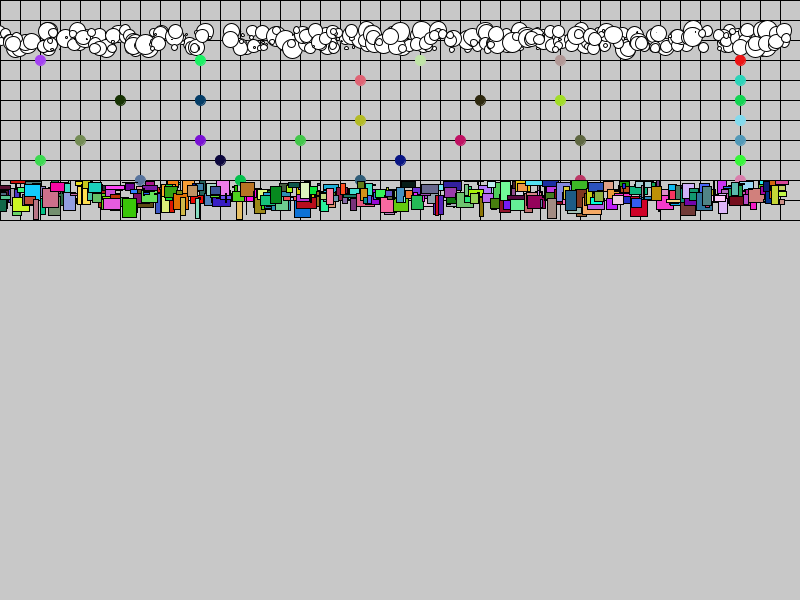
Frame 1 (no input)
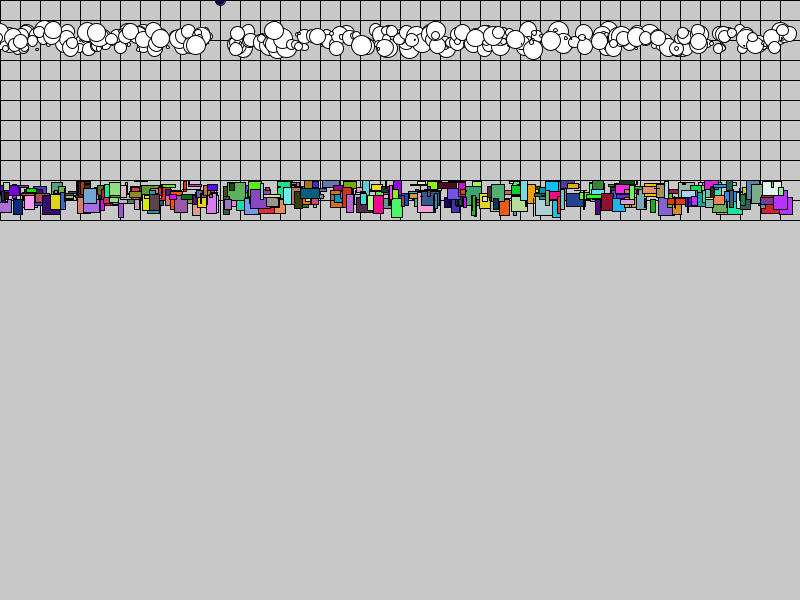
Frame 60 (the mouse pressed at the canvas centre just before this capture)
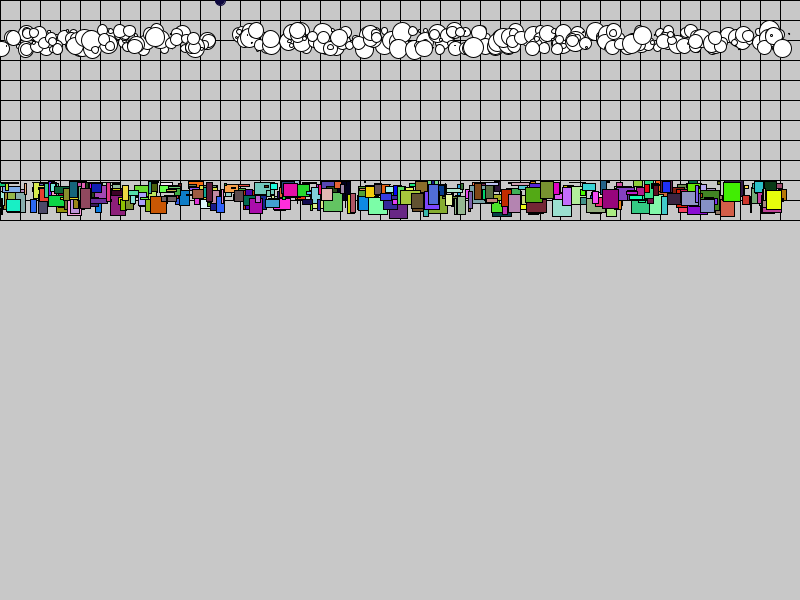
Frame 120 (the mouse held since frame 60 and released just before this capture)

The Processing sketch that drew these frames (run headless with seeded random() and noise(); from frame 60 on, the mouse is pressed at the canvas centre):

// Processing sketch: mapa_roboty_przeszkody_v_3_1
// ── mapa_roboty_przeszkody_v_3_1.pde
import java.util.*; //<>//

/**********************//**********************/

// klasa elementow umieszczanych na mapie
abstract class Element {
  
  char typ;
  float rozmiarKlatkiMapy;
  
  Element(char typ, float rozmiarKlatkiMapy) {
    this.typ = typ;
    this.rozmiarKlatkiMapy = rozmiarKlatkiMapy;
  }
  
  abstract void rysuj(float skala);
  
  void resetStroke() {
     stroke(0, 0, 0); 
  }
  
  void resetFill() {
     fill(255,255,255); 
  }
  
}

/**********************//**********************/

// klasa efektow umieszczanych na mapie
class Efekt extends Element {
    
  Efekt(char typ, float rozmiarKlatkiMapy) {
    super(typ, rozmiarKlatkiMapy);
  }
  
  void rysuj(float skala) {
    switch(typ) {
      
       case '.' : {
           
       }
       break;
       
       // proponowany efekt zderzenia, dymu
       case '4' : {
         fill(120, 120, 120);
         for(int yl = 1; yl < 10; ++yl) {
           for(int i = 1; i < 10; ++i) {
             float xt = random(-1, 1) * super.rozmiarKlatkiMapy * skala / 2 * yl / 10;
             float yt = - yl * super.rozmiarKlatkiMapy * skala / 10 + super.rozmiarKlatkiMapy / 3;
              translate(xt, yt);
              circle(0, 0, super.rozmiarKlatkiMapy * skala * random(-1, 1) * yl / 20 );
              translate(-xt, -yt);
           }
         }
       }
       break;
       
       // proponowany efekt niszczacej pulapki
       case '5' : {
         for(int i = 0; i < 10; ++i) {
           float xt = random(-1, 1) * super.rozmiarKlatkiMapy * skala / 2;
           float yt = random(-1, 1) * super.rozmiarKlatkiMapy * skala / 2;
           translate(xt, yt);
           circle( 0, 0, super.rozmiarKlatkiMapy*skala*random(-1, 1) );
           translate(-xt, -yt);  
       }
       }
       break;
       
       // proponowany efekt teleportacji
       case '6' : {
         for(int i = 0; i < 10; ++i) {
           fill(random(0, 255), random(0, 255), random(0, 255));
           float xt = random(-1, 0) * super.rozmiarKlatkiMapy * skala;
           float yt = random(-1, 0) * super.rozmiarKlatkiMapy * skala;
           translate(xt, yt);
           rect( 0, 0, rozmiarKlatkiMapy*skala*random(0, 1), rozmiarKlatkiMapy*skala*random(0, 1) );
           translate(-xt, -yt);
         }
       }
       break;
       
       // proponowany efekt ladowania
       case '7' : {
         for(int i = 0; i < 10; ++i) {
           line( rozmiarKlatkiMapy*skala*random(-1, 1), rozmiarKlatkiMapy*skala*random(-1, 1), rozmiarKlatkiMapy*skala*random(-1, 1), rozmiarKlatkiMapy*skala*random(-1, 1) );
         }
       }
       break;
       
    }
    
    this.resetFill();
    
  }

}

/**********************//**********************/

class Mapa {

  // mapa utworzona przez uzytkownika w formie napisow list
  String[] listaPol;

  // na razie program dziala tylko z prostokatnym planem mapy
  int szerokosc;
  int wysokosc;
  
  int rozmiarKlatkiMapy;

  // glownym skladnikiem mapy jest pole elementow
  // wewnetrzna mapa obiektowa, w Javie nie ma tupli, nalezaloby napisac wlasna generyczna strukture danych: n.p. Pola<Integer, Integer, List<Element>>
  Map<Integer, Map<Integer, List<Element>>> polaElementow;

  // pomocnicza lista robotow na mapie obiektowej, udostepniona uzytkownikowi, zawiera rowniez roboty usuniete z mapy n.p. po zderzeniach
  List<Robot> roboty = new LinkedList<>();

  List<Robot> robotyNaMapie() {
      return this.roboty;
  }
  
  Mapa(String[] listaPol, int rozmiarKlatkiMapy) {

    this.listaPol = listaPol;

    // na razie program dziala tylko z prostokatnym planem mapy
    this.szerokosc = listaPol[0].length();
    this.wysokosc = listaPol.length;
    this.rozmiarKlatkiMapy = rozmiarKlatkiMapy;

    this.polaElementow = new HashMap<>();

    // w konstruktorze mapy przygotowujemy struktury danych ulatwiajace jej zadania
    // na pojedynczych polach mapy moze byc wiecej obiektow
    for(int i = 0; i < this.szerokosc; ++i) {
       this.polaElementow.put(i, new HashMap<Integer, List<Element>>());
       for(int j = 0; j < this.wysokosc; ++j) {
         
         // pole jest lista elementow
         List<Element> pole = new LinkedList<Element>();
         
         // dodanie elementu do listy na polu
         Element element = utworzElement(this.listaPol[j].charAt(i), this.rozmiarKlatkiMapy);
         if(element != null) pole.add(element);
         
         // zapamietanie dla uzytkownika, jesli to jest robot
         if(this.listaPol[j].charAt(i) == 'r') {
           this.roboty.add((Robot) element);
         }
         
         // umieszczenie listy (pola) na mapie
         this.polaElementow.get(i).put(j, pole);

       }
    }
  }
  
  // metoda "fabryczna" elementow - efektow i robotow
  Element utworzElement(char typ, float rozmiar) {
     switch(typ) {
        case '4' :
        case '5' :
        case '6' :
        case '7' : return new Efekt(typ, rozmiar);
        case 'r' : return new Robot(this, rozmiar);
        // pola puste
        default: return null;
     }
  }

  void rysuj(float skala) {

    // rysowanie siatki mapy
    for(int i = 0; i <= this.wysokosc; ++i) {
      line(0, i * this.rozmiarKlatkiMapy, this.rozmiarKlatkiMapy * this.szerokosc, i * this.rozmiarKlatkiMapy);
    }
    for(int i = 0; i <= this.szerokosc; ++i) {
      line(i * this.rozmiarKlatkiMapy, 0, i * this.rozmiarKlatkiMapy, this.rozmiarKlatkiMapy * this.wysokosc);
    }

    // rysowanie elementow
    for(int i = 0; i < this.szerokosc; ++i) {
       for(int j = 0; j < this.wysokosc; ++j) {
         translate( i * this.rozmiarKlatkiMapy, j * this.rozmiarKlatkiMapy);
         for(Element e : this.polaElementow.get(i).get(j)) {
           e.rysuj(skala);
         }
        translate( - i * this.rozmiarKlatkiMapy, - j * this.rozmiarKlatkiMapy);
     }
    }
  }
  
  /**********************************************/
  // PROCEDURY MECHANIKI NA MAPIE
  
  // wykonanie po jednym rozkazie z kolejek rozkazow robotow
  void dzialaj() {
    // odczytanie i wykonanie pojedynczego rozkazu kazdego robota na mapie
    List<Robot> roboty = this.listaWszystkichRobotowNaMapie();
    for(Robot robot : roboty) {
      Rozkaz rozkaz = robot.rozkazy.poll();
      if(rozkaz != null) {
        this.wykonajRozkaz(robot, rozkaz);
      }
    }
    
    // pulapki niszczace roboty
    for(int i = 0; i < this.szerokosc; ++i) {
       for(int j = 0; j < this.wysokosc; ++j) {
         if(this.polaElementow.get(i).get(j).size() >= 2) {
           if( this.czyNaPoluJestPulapka(i, j) ) usunRobotyZPola(i, j);
         }
     }
    }
    
    // teleportacje robotow
    for(int i = 0; i < this.szerokosc; ++i) {
       for(int j = 0; j < this.wysokosc; ++j) {
         if(this.polaElementow.get(i).get(j).size() >= 2) {
           if( this.czyNaPoluJestTeleportacja(i, j) ) teleportujRobotyZPola(i, j);
         }
     }
    }
    
    // kolizje co najmniej dwoch robotow
    for(int i = 0; i < this.szerokosc; ++i) {
       for(int j = 0; j < this.wysokosc; ++j) {
         if(this.polaElementow.get(i).get(j).size() >= 2) {
           if(this.robotyNaPolu(i, j).size() >= 2 || czyNaPoluJestKraksa(i, j)) {
             this.polaElementow.get(i).get(j).clear();
             this.polaElementow.get(i).get(j).add(this.utworzElement('4', this.rozmiarKlatkiMapy));
           } 
         }
     }
    }
    
  }
  
  List<Robot> listaWszystkichRobotowNaMapie() {
    List<Robot> roboty = new LinkedList<>();
    for(int i = 0; i < this.szerokosc; ++i) {
       for(int j = 0; j < this.wysokosc; ++j) {
         for(Element e : this.polaElementow.get(i).get(j)) {
           // czy to jest zgodne z dobrymi praktykami programistycznymi ?
           try { roboty.add((Robot) e); }
           catch(Exception exception) {}
         }
     }
    }
    return roboty;
  }
  
  List<Robot> robotyNaPolu(int i, int j) {
     List<Robot> roboty = new LinkedList<>();
     for(Element e : this.polaElementow.get(i).get(j)) {
       try { roboty.add((Robot) e); }
       catch(Exception exception) {}
     }
     return roboty;
  }
  
  boolean czyNaPoluJestKraksa(int i, int j) {
    for(Element element : this.polaElementow.get(i).get(j)) {
      if(element.typ == '4') return true;
    }
    return false; 
  }
  
  boolean czyNaPoluJestPulapka(int i, int j) {
    for(Element element : this.polaElementow.get(i).get(j)) {
      if(element.typ == '5') return true;
    }
    return false;
  }
  
  boolean czyNaPoluJestTeleportacja(int i, int j) {
    for(Element element : this.polaElementow.get(i).get(j)) {
      if(element.typ == '6') return true;
    }
    return false;
  }

  void usunRobotyZPola(int i, int j) {
     for(Robot robot : this.robotyNaPolu(i, j)) {
       this.polaElementow.get(i).get(j).remove(robot);
     }
  }
  
  void teleportujRobotyZPola(int i, int j) {
     List<Robot> roboty =  this.robotyNaPolu(i, j);
     for(Robot robot : roboty) {
       this.polaElementow.get(i).get(j).remove(robot);
     }
     for(Robot robot : roboty) {
        int x = (int) random(this.szerokosc);
        int y = (int) random(this.wysokosc);
        this.polaElementow.get(x).get(y).add(robot);
     }
  }
  
  // ze wzgledu na brak tupli w Javie wykorzystanie klasy Vector, metoda bardzo skomplikowanie wyglada
  Vector<Integer> gdzieJestObiekt(Element element) {
     Vector<Integer> odpowiedz = new Vector<>();
     for(Map.Entry<Integer, Map<Integer, List<Element>>> e : this.polaElementow.entrySet()) {
       for(Map.Entry<Integer, List<Element>> f : e.getValue().entrySet()) {
         if(f.getValue().contains(element)) {
            odpowiedz.add(e.getKey());
            odpowiedz.add(f.getKey());
            return odpowiedz;
         }
       }
     }
     return null;
  }
  
  boolean czyPozaMapa(int i, int j) {
     if(i < 0 || i + 1 > this.szerokosc) {
        return true; 
     }
     if(j < 0 || j + 1 > this.wysokosc) {
       return true;
     }
     return false;
  }

  // by przez pomylke nie napisac rozkazow dla robota sprawdzajacych niesasiadujace pola, ta metoda ma zakres widocznosci prywatny
  private boolean czyZajete(int i, int j) {
     if(this.czyPozaMapa(i, j)) return true;
     if(this.polaElementow.get(i).get(j).isEmpty()) return false;
     return true;
  }
  
  boolean czyZablokowane(int i, int j) {
     if(this.czyPozaMapa(i, j)) return true;
     /* blokuje kolizje
     if(!this.polaElementow.get(i).get(j).isEmpty()) return false;
     return true;
     */
     return false;
  }
  
  // na razie, sposrod obiektow na mapie, tylko roboty wykonuja rozkazy
  void wykonajRozkaz(Robot robot, Rozkaz rozkaz) {
    Vector<Integer> miejsce = this.gdzieJestObiekt(robot);
    int x = miejsce.get(0);
    int y = miejsce.get(1);
    if(rozkaz.getKierunek() == 0) {
      this.krokNaPolnoc(robot, x, y);
    } else if(rozkaz.getKierunek() == 1) {
      this.krokNaWschod(robot, x, y);
    } else if(rozkaz.getKierunek() == 2) {
      this.krokNaPoludnie(robot, x, y);
    } else if(rozkaz.getKierunek() == 3) {
      this.krokNaZachod(robot, x, y);
    }
  }

  // ta metoda nie sprawdza poprawnosci: n.p. czy docelowe miejsce jest wolne
  private void przesunRobota (Robot robot, int xp, int yp, int xk, int yk) {
    /* po poprzedniej wersji programu
    this.polaElementow[xk][yk] = this.polaElementow[xp][yp];
    this.polaElementow[xp][yp] = null;
    this.x = xk;
    this.y = yk;
    */
    // przesuniecie robota jest usunieciem go z listy pola (xp,yp) i dodaniem do listy pola (xk, yk)
    this.polaElementow.get(xp).get(yp).remove(robot);
    this.polaElementow.get(xk).get(yk).add(robot);
  }

  boolean krokNaPolnoc(Robot robot, int x, int y) {
    if(y == 0 || this.czyZablokowane(x, y-1)) return false;
    this.przesunRobota(robot, x,y,x,y-1);
    return true;
  }
  boolean krokNaWschod(Robot robot, int x, int y) {
    if(x+1 == this.szerokosc || this.czyZablokowane(x+1, y)) return false;
    this.przesunRobota(robot, x,y,x+1,y);
    return true;
  }
  boolean krokNaPoludnie(Robot robot, int x, int y) {
    if(y+1 == this.wysokosc || this.czyZablokowane(x, y+1)) return false;
    this.przesunRobota(robot, x,y,x,y+1);
    return true;
  }
  boolean krokNaZachod(Robot robot, int x, int y) {
    if(x == 0 || this.czyZablokowane(x-1, y)) return false;
    this.przesunRobota(robot, x,y,x-1,y);
    return true;
  }
  
  boolean naZachodzieWolne(Robot robot) {
    Vector<Integer> miejsce = this.gdzieJestObiekt(robot);
    if(miejsce == null) return false;
    int x = miejsce.get(0);
    int y = miejsce.get(1);
    return this.czyZajete(x-1, y);
  }
  boolean naWschodzieWolne(Robot robot) {
    Vector<Integer> miejsce = this.gdzieJestObiekt(robot);
    if(miejsce == null) return false;
    int x = miejsce.get(0);
    int y = miejsce.get(1);
    return this.czyZajete(x+1, y);
  }
  boolean naPolnocyWolne(Robot robot) {
    Vector<Integer> miejsce = this.gdzieJestObiekt(robot);
    if(miejsce == null) return false;
    int x = miejsce.get(0);
    int y = miejsce.get(1);
    return this.czyZajete(x, y-1); 
  }
  boolean naPoludniuWolne(Robot robot) {
    Vector<Integer> miejsce = this.gdzieJestObiekt(robot);
    if(miejsce == null) return false;
    int x = miejsce.get(0);
    int y = miejsce.get(1);
    return this.czyZajete(x, y+1); 
  }
  
}

/**********************//**********************/

// klasa rozkazow wypelnianych przez roboty, na razie tylko poruszanie sie po mapie
class Rozkaz {
  
  int kierunek;
  
  Rozkaz(int kierunek) {
    this.kierunek = kierunek;
  }
  
  // gettery, settery, standardowy sposob enkapsulacji klasy w Javie
  
  int getKierunek() {
    return this.kierunek;
  }
  
  void setKierunek(int kierunek) {
     this.kierunek = kierunek; 
  }
  
}

/**********************//**********************/

// klasa robotow przyjmujacych rozkazy od uzytkownika
class Robot extends Element {

  Mapa mapa;
  // kolejka rozkazow robota przy uzyciu odpowiedniej klasy Javy z uzyciem typu generycznego (generics)
  Queue<Rozkaz> rozkazy;
  
  // kolor robota nadawany przez uzytkownika po jego utworzeniu na mapie
  int r,g,b;
  
  // blok inicjalizujacy pola obiektu, poczytac o kolejnosci wykonywania takich blokow oraz konstruktorow
  {
    this.rozkazy = new LinkedList<>();
  }

  Robot(Mapa mapa, float rozmiarKlatkiMapy) {
    // typ efektu dla robota
    super('r', rozmiarKlatkiMapy);
    this.mapa = mapa;
  }
  
  void setColor(int r, int g, int b) {
    this.r = r;
    this.g = g;
    this.b = b;
  }
  
  // roboty rysuja sie w punkcie (0,0), przesuniecie do pola mapy jest wykonywane podczas rysowania mapy przy pomocy metody translate
  void rysuj(float skala) {
     stroke(this.r, this.g, this.b);
     fill(this.r, this.g, this.b);
     circle(0, 0, rozmiarKlatkiMapy * skala / 2);
     resetStroke();
     resetFill();
  }

  // robot sprawdza swoje otoczenie na mapie
  boolean naPolnocyWolne() {
    return this.mapa.naPolnocyWolne(this); 
  }
  boolean naWschodzieWolne() {
    return this.mapa.naWschodzieWolne((this));
  }
  boolean naPoludniuWolne() {
    return this.mapa.naPoludniuWolne((this));
  }
  boolean naZachodzieWolne() {
    return this.mapa.naZachodzieWolne((this));
  }

  // robot porusza sie po mapie
  void krokWKierunku(int kierunek) {
    this.rozkazy.add(new Rozkaz(kierunek));
  }

}

/**********************//**********************/

int rozmiarKlatkiMapy = 20;

// poprawic tak, by wyswietlaly sie mapy innych ksztaltow niz prostokatne
String[] szkieletMapy = new String[] {
 "........................................",
 "........................................",
 "55555555555.5555555555555555555555555555",
 "..r.......r..........r......r........r..",
 "..................r..................r..",
 "......r...r.............r...r........r..",
 "..................r..................r..",
 "....r.....r....r.......r.....r.......r..",
 "..r........r........r................r..",
 ".......r....r.....r..........r.......r..",
 "6666666666666666666666666666666666666666"
};

Mapa mapa = new Mapa(szkieletMapy, rozmiarKlatkiMapy);

List<Robot> roboty = mapa.robotyNaMapie();

void setup() {
  
  size(800, 600);
    
  // nadanie kolorow robotom
  for(Robot robot : roboty) {
     robot.setColor((int) random(255), (int) random(255), (int) random(255)); 
  }
  
}
 
void draw() {
    // bez sladow robota
    background(200,200,200);
    mapa.dzialaj();
    mapa.rysuj(1);

    // tutaj rozkazy dla robotow na najblizsza ture
    
    // zmasowany pochod na polnoc
    for(Robot robot : roboty) robot.krokWKierunku(0);
    
    // roboty chodzace losowo, kolizje ze wszystkim
    // 0 - polnoc, 1 - wschod, 2 - poludnie, 4 - zachod
    /*
    for(Robot robot : mapa.robotyNaMapie()) {
       robot.krokWKierunku((int) random(4));
    }
    */

    delay(100);
}
